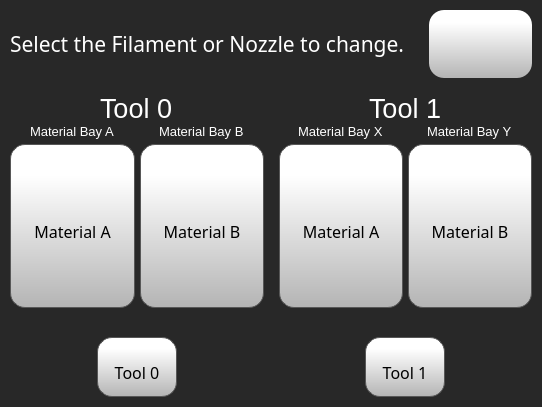
<?xml version="1.0" encoding="UTF-8"?>
<ui version="4.0">
 <class>Form</class>
 <widget class="QWidget" name="Form">
  <property name="geometry">
   <rect>
    <x>0</x>
    <y>0</y>
    <width>542</width>
    <height>407</height>
   </rect>
  </property>
  <property name="minimumSize">
   <size>
    <width>0</width>
    <height>0</height>
   </size>
  </property>
  <property name="maximumSize">
   <size>
    <width>2000</width>
    <height>2000</height>
   </size>
  </property>
  <property name="windowTitle">
   <string>Form</string>
  </property>
  <property name="autoFillBackground">
   <bool>false</bool>
  </property>
  <property name="styleSheet">
   <string notr="true">
background-color: rgb(40, 40, 40);
</string>
  </property>
  <layout class="QVBoxLayout" name="verticalLayout_6">
   <property name="spacing">
    <number>0</number>
   </property>
   <property name="leftMargin">
    <number>0</number>
   </property>
   <property name="topMargin">
    <number>0</number>
   </property>
   <property name="rightMargin">
    <number>0</number>
   </property>
   <property name="bottomMargin">
    <number>0</number>
   </property>
   <item>
    <widget class="QStackedWidget" name="mainMaterialNozzleStackedWidget">
     <property name="currentIndex">
      <number>0</number>
     </property>
     <widget class="QWidget" name="mainMaterialNozzlePage">
      <layout class="QVBoxLayout" name="verticalLayout_5" stretch="1,4">
       <property name="spacing">
        <number>5</number>
       </property>
       <property name="leftMargin">
        <number>5</number>
       </property>
       <property name="topMargin">
        <number>5</number>
       </property>
       <property name="rightMargin">
        <number>5</number>
       </property>
       <property name="bottomMargin">
        <number>5</number>
       </property>
       <item>
        <widget class="QFrame" name="infoBackFrame">
         <property name="styleSheet">
          <string notr="true">QFrame {
    border: none;
    border-radius: 10px;
    background: qlineargradient(
        x1:0, y1:0, x2:1, y2:1,
        stop:0 #1a1a1a,
        stop:1 #101010
    );

}
</string>
         </property>
         <property name="frameShape">
          <enum>QFrame::StyledPanel</enum>
         </property>
         <property name="frameShadow">
          <enum>QFrame::Raised</enum>
         </property>
         <layout class="QVBoxLayout" name="verticalLayout_28">
          <property name="spacing">
           <number>5</number>
          </property>
          <property name="leftMargin">
           <number>5</number>
          </property>
          <property name="topMargin">
           <number>5</number>
          </property>
          <property name="rightMargin">
           <number>5</number>
          </property>
          <property name="bottomMargin">
           <number>5</number>
          </property>
          <item>
           <layout class="QHBoxLayout" name="horizontalLayout_4" stretch="4,1">
            <item>
             <widget class="QLabel" name="materialNozzleLabel">
              <property name="font">
               <font>
                <family>Gotham</family>
                <pointsize>16</pointsize>
                <weight>50</weight>
                <bold>false</bold>
               </font>
              </property>
              <property name="styleSheet">
               <string notr="true">color: rgb(255, 255, 255);</string>
              </property>
              <property name="text">
               <string>Select the Filament or Nozzle to change.</string>
              </property>
              <property name="wordWrap">
               <bool>true</bool>
              </property>
             </widget>
            </item>
            <item>
             <widget class="QPushButton" name="materialNozzleBackButton">
              <property name="sizePolicy">
               <sizepolicy hsizetype="Expanding" vsizetype="Expanding">
                <horstretch>0</horstretch>
                <verstretch>0</verstretch>
               </sizepolicy>
              </property>
              <property name="minimumSize">
               <size>
                <width>0</width>
                <height>0</height>
               </size>
              </property>
              <property name="font">
               <font>
                <family>Gotham</family>
                <pointsize>16</pointsize>
               </font>
              </property>
              <property name="layoutDirection">
               <enum>Qt::LeftToRight</enum>
              </property>
              <property name="styleSheet">
               <string notr="true">QPushButton {
    border: none; /* no border for a flat push button */
	background-color: qlineargradient(spread:pad, x1:0, y1:1, x2:0, y2:0.188, stop:0 rgba(180, 180, 180, 255), stop:1 rgba(255, 255, 255, 255));
border-radius: 15px;
border-radius: 15px;


}

            QToolButton:checked {
                background-color: qlineargradient(x1: 0, y1: 0, x2: 0, y2: 1,
                                                stop: 0 #dadbde, stop: 1 #f6f7fa);
            }

QPushButton:pressed {
    background-color: qlineargradient(x1: 0, y1: 0, x2: 0, y2: 1,
                                      stop: 0 #dadbde, stop: 1 #f6f7fa);
}

QPushButton:flat {
    border: none; /* no border for a flat push button */
}

QPushButton:default {
    border-color: navy; /* make the default button prominent */
}</string>
              </property>
              <property name="text">
               <string/>
              </property>
              <property name="icon">
               <iconset resource="../resources/resource.qrc">
                <normaloff>:/Navigation/img/Navigation/arrows-4.png</normaloff>:/Navigation/img/Navigation/arrows-4.png</iconset>
              </property>
              <property name="iconSize">
               <size>
                <width>25</width>
                <height>25</height>
               </size>
              </property>
              <property name="checkable">
               <bool>false</bool>
              </property>
              <property name="autoDefault">
               <bool>false</bool>
              </property>
              <property name="default">
               <bool>false</bool>
              </property>
              <property name="flat">
               <bool>false</bool>
              </property>
             </widget>
            </item>
           </layout>
          </item>
         </layout>
        </widget>
       </item>
       <item>
        <layout class="QHBoxLayout" name="horizontalLayout_3" stretch="2,2">
         <item>
          <widget class="QFrame" name="tool0Frame">
           <property name="styleSheet">
            <string notr="true">QFrame {
    border: none;
    border-radius: 10px;
    background: qlineargradient(
        x1:0, y1:0, x2:1, y2:1,
        stop:0 #1a1a1a,
        stop:1 #101010
    );

}
</string>
           </property>
           <property name="frameShape">
            <enum>QFrame::StyledPanel</enum>
           </property>
           <property name="frameShadow">
            <enum>QFrame::Raised</enum>
           </property>
           <layout class="QVBoxLayout" name="verticalLayout_26" stretch="0,0,0,0">
            <property name="spacing">
             <number>0</number>
            </property>
            <property name="leftMargin">
             <number>5</number>
            </property>
            <property name="topMargin">
             <number>5</number>
            </property>
            <property name="rightMargin">
             <number>5</number>
            </property>
            <property name="bottomMargin">
             <number>5</number>
            </property>
            <item alignment="Qt::AlignHCenter">
             <widget class="QLabel" name="calibrateLabel_6">
              <property name="font">
               <font>
                <family>MS Shell Dlg 2</family>
                <pointsize>20</pointsize>
                <weight>50</weight>
                <bold>false</bold>
               </font>
              </property>
              <property name="styleSheet">
               <string notr="true">color: rgb(255, 255, 255);</string>
              </property>
              <property name="text">
               <string>Tool 0</string>
              </property>
             </widget>
            </item>
            <item>
             <layout class="QHBoxLayout" name="horizontalLayout">
              <property name="spacing">
               <number>5</number>
              </property>
              <item>
               <layout class="QVBoxLayout" name="verticalLayout">
                <item alignment="Qt::AlignHCenter">
                 <widget class="QLabel" name="calibrateLabel_2">
                  <property name="font">
                   <font>
                    <family>MS Shell Dlg 2</family>
                    <pointsize>10</pointsize>
                    <weight>50</weight>
                    <bold>false</bold>
                   </font>
                  </property>
                  <property name="styleSheet">
                   <string notr="true">color: rgb(255, 255, 255);</string>
                  </property>
                  <property name="text">
                   <string>Material Bay A</string>
                  </property>
                 </widget>
                </item>
                <item>
                 <widget class="QToolButton" name="changeTool0MaterialBayA">
                  <property name="sizePolicy">
                   <sizepolicy hsizetype="Expanding" vsizetype="Expanding">
                    <horstretch>0</horstretch>
                    <verstretch>0</verstretch>
                   </sizepolicy>
                  </property>
                  <property name="minimumSize">
                   <size>
                    <width>0</width>
                    <height>0</height>
                   </size>
                  </property>
                  <property name="font">
                   <font>
                    <family>Gotham</family>
                    <pointsize>12</pointsize>
                   </font>
                  </property>
                  <property name="styleSheet">
                   <string notr="true">QToolButton {

     border: 1px solid rgb(87, 87, 87);
	background-color: qlineargradient(spread:pad, x1:0, y1:1, x2:0, y2:0.188, stop:0 rgba(180, 180, 180, 255), stop:1 rgba(255, 255, 255, 255));
border-radius: 15px;
 padding-top: 10px;

}

QToolButton:pressed {
    background-color: qlineargradient(x1: 0, y1: 0, x2: 0, y2: 1,
                                      stop: 0 #dadbde, stop: 1 #f6f7fa);
}

QToolButton:flat {
    border: none; /* no border for a flat push button */
}

QToolButton:default {
    border-color: navy; /* make the default button prominent */
}

QToolButton:focus {
	outline: none;
}</string>
                  </property>
                  <property name="text">
                   <string>Material A</string>
                  </property>
                  <property name="icon">
                   <iconset resource="../resources/resource.qrc">
                    <normaloff>:/Icons/img/icons/Spool.png</normaloff>:/Icons/img/icons/Spool.png</iconset>
                  </property>
                  <property name="iconSize">
                   <size>
                    <width>30</width>
                    <height>30</height>
                   </size>
                  </property>
                  <property name="toolButtonStyle">
                   <enum>Qt::ToolButtonTextUnderIcon</enum>
                  </property>
                 </widget>
                </item>
               </layout>
              </item>
              <item>
               <layout class="QVBoxLayout" name="verticalLayout_2">
                <item alignment="Qt::AlignHCenter">
                 <widget class="QLabel" name="calibrateLabel_3">
                  <property name="font">
                   <font>
                    <family>MS Shell Dlg 2</family>
                    <pointsize>10</pointsize>
                    <weight>50</weight>
                    <bold>false</bold>
                   </font>
                  </property>
                  <property name="styleSheet">
                   <string notr="true">color: rgb(255, 255, 255);</string>
                  </property>
                  <property name="text">
                   <string>Material Bay B</string>
                  </property>
                 </widget>
                </item>
                <item>
                 <widget class="QToolButton" name="changeTool0MaterialBayB">
                  <property name="sizePolicy">
                   <sizepolicy hsizetype="Expanding" vsizetype="Expanding">
                    <horstretch>0</horstretch>
                    <verstretch>0</verstretch>
                   </sizepolicy>
                  </property>
                  <property name="minimumSize">
                   <size>
                    <width>0</width>
                    <height>0</height>
                   </size>
                  </property>
                  <property name="font">
                   <font>
                    <family>Gotham</family>
                    <pointsize>12</pointsize>
                   </font>
                  </property>
                  <property name="styleSheet">
                   <string notr="true">QToolButton {

     border: 1px solid rgb(87, 87, 87);
	background-color: qlineargradient(spread:pad, x1:0, y1:1, x2:0, y2:0.188, stop:0 rgba(180, 180, 180, 255), stop:1 rgba(255, 255, 255, 255));
border-radius: 15px;
 padding-top: 10px;

}

QToolButton:pressed {
    background-color: qlineargradient(x1: 0, y1: 0, x2: 0, y2: 1,
                                      stop: 0 #dadbde, stop: 1 #f6f7fa);
}

QToolButton:flat {
    border: none; /* no border for a flat push button */
}

QToolButton:default {
    border-color: navy; /* make the default button prominent */
}

QToolButton:focus {
	outline: none;
}</string>
                  </property>
                  <property name="text">
                   <string>Material B</string>
                  </property>
                  <property name="icon">
                   <iconset resource="../resources/resource.qrc">
                    <normaloff>:/Icons/img/icons/Spool.png</normaloff>:/Icons/img/icons/Spool.png</iconset>
                  </property>
                  <property name="iconSize">
                   <size>
                    <width>30</width>
                    <height>30</height>
                   </size>
                  </property>
                  <property name="toolButtonStyle">
                   <enum>Qt::ToolButtonTextUnderIcon</enum>
                  </property>
                  <property name="autoRaise">
                   <bool>false</bool>
                  </property>
                 </widget>
                </item>
               </layout>
              </item>
             </layout>
            </item>
            <item alignment="Qt::AlignHCenter">
             <widget class="QLabel" name="tool0FilamentTubeImage">
              <property name="sizePolicy">
               <sizepolicy hsizetype="Minimum" vsizetype="Minimum">
                <horstretch>0</horstretch>
                <verstretch>0</verstretch>
               </sizepolicy>
              </property>
              <property name="maximumSize">
               <size>
                <width>200</width>
                <height>60</height>
               </size>
              </property>
              <property name="font">
               <font>
                <family>Gotham</family>
                <pointsize>16</pointsize>
                <weight>50</weight>
                <bold>false</bold>
                <underline>false</underline>
                <strikeout>false</strikeout>
               </font>
              </property>
              <property name="styleSheet">
               <string notr="true">margin-left:50px;
margin-right:50px;</string>
              </property>
              <property name="text">
               <string/>
              </property>
              <property name="pixmap">
               <pixmap resource="../resources/resource.qrc">:/Filament Paths/img/Filament Paths/leftLoaded.png</pixmap>
              </property>
              <property name="scaledContents">
               <bool>true</bool>
              </property>
              <property name="wordWrap">
               <bool>true</bool>
              </property>
              <property name="margin">
               <number>0</number>
              </property>
             </widget>
            </item>
            <item alignment="Qt::AlignHCenter">
             <widget class="QToolButton" name="changeTool0Button">
              <property name="minimumSize">
               <size>
                <width>80</width>
                <height>60</height>
               </size>
              </property>
              <property name="font">
               <font>
                <family>Gotham</family>
                <pointsize>12</pointsize>
               </font>
              </property>
              <property name="styleSheet">
               <string notr="true">QToolButton {

     border: 1px solid rgb(87, 87, 87);
	background-color: qlineargradient(spread:pad, x1:0, y1:1, x2:0, y2:0.188, stop:0 rgba(180, 180, 180, 255), stop:1 rgba(255, 255, 255, 255));
border-radius: 15px;
 padding-top: 10px;


}

QToolButton:pressed {
    background-color: qlineargradient(x1: 0, y1: 0, x2: 0, y2: 1,
                                      stop: 0 #dadbde, stop: 1 #f6f7fa);
}

QToolButton:flat {
    border: none; /* no border for a flat push button */
}

QToolButton:default {
    border-color: navy; /* make the default button prominent */
}

QToolButton:focus {
	outline: none;
}</string>
              </property>
              <property name="text">
               <string>Tool 0</string>
              </property>
              <property name="icon">
               <iconset resource="../resources/resource.qrc">
                <normaloff>:/Icons/img/icons/NozzleSelect.png</normaloff>:/Icons/img/icons/NozzleSelect.png</iconset>
              </property>
              <property name="iconSize">
               <size>
                <width>20</width>
                <height>20</height>
               </size>
              </property>
              <property name="toolButtonStyle">
               <enum>Qt::ToolButtonTextUnderIcon</enum>
              </property>
             </widget>
            </item>
           </layout>
           <zorder>tool0FilamentTubeImage</zorder>
           <zorder>changeTool0Button</zorder>
           <zorder>calibrateLabel_6</zorder>
          </widget>
         </item>
         <item>
          <widget class="QFrame" name="tool1Frame">
           <property name="styleSheet">
            <string notr="true">QFrame {
    border: none;
    border-radius: 10px;
    background: qlineargradient(
        x1:0, y1:0, x2:1, y2:1,
        stop:0 #1a1a1a,
        stop:1 #101010
    );

}
</string>
           </property>
           <property name="frameShape">
            <enum>QFrame::StyledPanel</enum>
           </property>
           <property name="frameShadow">
            <enum>QFrame::Raised</enum>
           </property>
           <layout class="QVBoxLayout" name="verticalLayout_27" stretch="0,0,0,0">
            <property name="spacing">
             <number>0</number>
            </property>
            <property name="leftMargin">
             <number>5</number>
            </property>
            <property name="topMargin">
             <number>5</number>
            </property>
            <property name="rightMargin">
             <number>5</number>
            </property>
            <property name="bottomMargin">
             <number>5</number>
            </property>
            <item alignment="Qt::AlignHCenter">
             <widget class="QLabel" name="calibrateLabel_7">
              <property name="font">
               <font>
                <family>MS Shell Dlg 2</family>
                <pointsize>20</pointsize>
                <weight>50</weight>
                <bold>false</bold>
               </font>
              </property>
              <property name="styleSheet">
               <string notr="true">color: rgb(255, 255, 255);</string>
              </property>
              <property name="text">
               <string>Tool 1</string>
              </property>
             </widget>
            </item>
            <item>
             <layout class="QHBoxLayout" name="horizontalLayout_2">
              <property name="spacing">
               <number>5</number>
              </property>
              <item>
               <layout class="QVBoxLayout" name="verticalLayout_3">
                <item alignment="Qt::AlignHCenter">
                 <widget class="QLabel" name="calibrateLabel_4">
                  <property name="font">
                   <font>
                    <family>MS Shell Dlg 2</family>
                    <pointsize>10</pointsize>
                    <weight>50</weight>
                    <bold>false</bold>
                   </font>
                  </property>
                  <property name="styleSheet">
                   <string notr="true">color: rgb(255, 255, 255);</string>
                  </property>
                  <property name="text">
                   <string>Material Bay X</string>
                  </property>
                 </widget>
                </item>
                <item>
                 <widget class="QToolButton" name="changeTool1MaterialBayA">
                  <property name="sizePolicy">
                   <sizepolicy hsizetype="Expanding" vsizetype="Expanding">
                    <horstretch>0</horstretch>
                    <verstretch>0</verstretch>
                   </sizepolicy>
                  </property>
                  <property name="minimumSize">
                   <size>
                    <width>0</width>
                    <height>0</height>
                   </size>
                  </property>
                  <property name="font">
                   <font>
                    <family>Gotham</family>
                    <pointsize>12</pointsize>
                   </font>
                  </property>
                  <property name="styleSheet">
                   <string notr="true">QToolButton {

     border: 1px solid rgb(87, 87, 87);
	background-color: qlineargradient(spread:pad, x1:0, y1:1, x2:0, y2:0.188, stop:0 rgba(180, 180, 180, 255), stop:1 rgba(255, 255, 255, 255));
border-radius: 15px;
 padding-top: 10px;

}

QToolButton:pressed {
    background-color: qlineargradient(x1: 0, y1: 0, x2: 0, y2: 1,
                                      stop: 0 #dadbde, stop: 1 #f6f7fa);
}

QToolButton:flat {
    border: none; /* no border for a flat push button */
}

QToolButton:default {
    border-color: navy; /* make the default button prominent */
}

QToolButton:focus {
	outline: none;
}</string>
                  </property>
                  <property name="text">
                   <string>Material A</string>
                  </property>
                  <property name="icon">
                   <iconset resource="../resources/resource.qrc">
                    <normaloff>:/Icons/img/icons/Spool.png</normaloff>:/Icons/img/icons/Spool.png</iconset>
                  </property>
                  <property name="iconSize">
                   <size>
                    <width>30</width>
                    <height>30</height>
                   </size>
                  </property>
                  <property name="toolButtonStyle">
                   <enum>Qt::ToolButtonTextUnderIcon</enum>
                  </property>
                 </widget>
                </item>
               </layout>
              </item>
              <item>
               <layout class="QVBoxLayout" name="verticalLayout_4">
                <item alignment="Qt::AlignHCenter">
                 <widget class="QLabel" name="calibrateLabel_5">
                  <property name="font">
                   <font>
                    <family>MS Shell Dlg 2</family>
                    <pointsize>10</pointsize>
                    <weight>50</weight>
                    <bold>false</bold>
                   </font>
                  </property>
                  <property name="styleSheet">
                   <string notr="true">color: rgb(255, 255, 255);</string>
                  </property>
                  <property name="text">
                   <string>Material Bay Y</string>
                  </property>
                 </widget>
                </item>
                <item>
                 <widget class="QToolButton" name="changeTool1MaterialBayB">
                  <property name="sizePolicy">
                   <sizepolicy hsizetype="Expanding" vsizetype="Expanding">
                    <horstretch>0</horstretch>
                    <verstretch>0</verstretch>
                   </sizepolicy>
                  </property>
                  <property name="minimumSize">
                   <size>
                    <width>0</width>
                    <height>0</height>
                   </size>
                  </property>
                  <property name="font">
                   <font>
                    <family>Gotham</family>
                    <pointsize>12</pointsize>
                   </font>
                  </property>
                  <property name="styleSheet">
                   <string notr="true">QToolButton {

     border: 1px solid rgb(87, 87, 87);
	background-color: qlineargradient(spread:pad, x1:0, y1:1, x2:0, y2:0.188, stop:0 rgba(180, 180, 180, 255), stop:1 rgba(255, 255, 255, 255));
border-radius: 15px;
 padding-top: 10px;

}

QToolButton:pressed {
    background-color: qlineargradient(x1: 0, y1: 0, x2: 0, y2: 1,
                                      stop: 0 #dadbde, stop: 1 #f6f7fa);
}

QToolButton:flat {
    border: none; /* no border for a flat push button */
}

QToolButton:default {
    border-color: navy; /* make the default button prominent */
}

QToolButton:focus {
	outline: none;
}</string>
                  </property>
                  <property name="text">
                   <string>Material B</string>
                  </property>
                  <property name="icon">
                   <iconset resource="../resources/resource.qrc">
                    <normaloff>:/Icons/img/icons/Spool.png</normaloff>:/Icons/img/icons/Spool.png</iconset>
                  </property>
                  <property name="iconSize">
                   <size>
                    <width>30</width>
                    <height>30</height>
                   </size>
                  </property>
                  <property name="toolButtonStyle">
                   <enum>Qt::ToolButtonTextUnderIcon</enum>
                  </property>
                  <property name="autoRaise">
                   <bool>false</bool>
                  </property>
                 </widget>
                </item>
               </layout>
              </item>
             </layout>
            </item>
            <item alignment="Qt::AlignHCenter">
             <widget class="QLabel" name="tool0FilamentTubeImage_2">
              <property name="sizePolicy">
               <sizepolicy hsizetype="Minimum" vsizetype="Minimum">
                <horstretch>0</horstretch>
                <verstretch>0</verstretch>
               </sizepolicy>
              </property>
              <property name="maximumSize">
               <size>
                <width>200</width>
                <height>60</height>
               </size>
              </property>
              <property name="font">
               <font>
                <family>Gotham</family>
                <pointsize>16</pointsize>
                <weight>50</weight>
                <bold>false</bold>
                <underline>false</underline>
                <strikeout>false</strikeout>
               </font>
              </property>
              <property name="styleSheet">
               <string notr="true">margin-left:50px;
margin-right:50px;</string>
              </property>
              <property name="text">
               <string/>
              </property>
              <property name="pixmap">
               <pixmap resource="../resources/resource.qrc">:/Filament Paths/img/Filament Paths/leftLoaded.png</pixmap>
              </property>
              <property name="scaledContents">
               <bool>true</bool>
              </property>
              <property name="wordWrap">
               <bool>true</bool>
              </property>
              <property name="margin">
               <number>0</number>
              </property>
             </widget>
            </item>
            <item alignment="Qt::AlignHCenter">
             <widget class="QToolButton" name="changeTool1Button">
              <property name="minimumSize">
               <size>
                <width>80</width>
                <height>60</height>
               </size>
              </property>
              <property name="font">
               <font>
                <family>Gotham</family>
                <pointsize>12</pointsize>
               </font>
              </property>
              <property name="styleSheet">
               <string notr="true">QToolButton {

     border: 1px solid rgb(87, 87, 87);
	background-color: qlineargradient(spread:pad, x1:0, y1:1, x2:0, y2:0.188, stop:0 rgba(180, 180, 180, 255), stop:1 rgba(255, 255, 255, 255));
border-radius: 15px;
 padding-top: 10px;


}

QToolButton:pressed {
    background-color: qlineargradient(x1: 0, y1: 0, x2: 0, y2: 1,
                                      stop: 0 #dadbde, stop: 1 #f6f7fa);
}

QToolButton:flat {
    border: none; /* no border for a flat push button */
}

QToolButton:default {
    border-color: navy; /* make the default button prominent */
}

QToolButton:focus {
	outline: none;
}</string>
              </property>
              <property name="text">
               <string>Tool 1</string>
              </property>
              <property name="icon">
               <iconset resource="../resources/resource.qrc">
                <normaloff>:/Icons/img/icons/NozzleSelect.png</normaloff>:/Icons/img/icons/NozzleSelect.png</iconset>
              </property>
              <property name="iconSize">
               <size>
                <width>20</width>
                <height>20</height>
               </size>
              </property>
              <property name="toolButtonStyle">
               <enum>Qt::ToolButtonTextUnderIcon</enum>
              </property>
             </widget>
            </item>
           </layout>
          </widget>
         </item>
        </layout>
       </item>
      </layout>
     </widget>
    </widget>
   </item>
  </layout>
 </widget>
 <resources>
  <include location="../resources/resource.qrc"/>
  <include location="../resources/resource.qrc"/>
 </resources>
 <connections/>
</ui>
